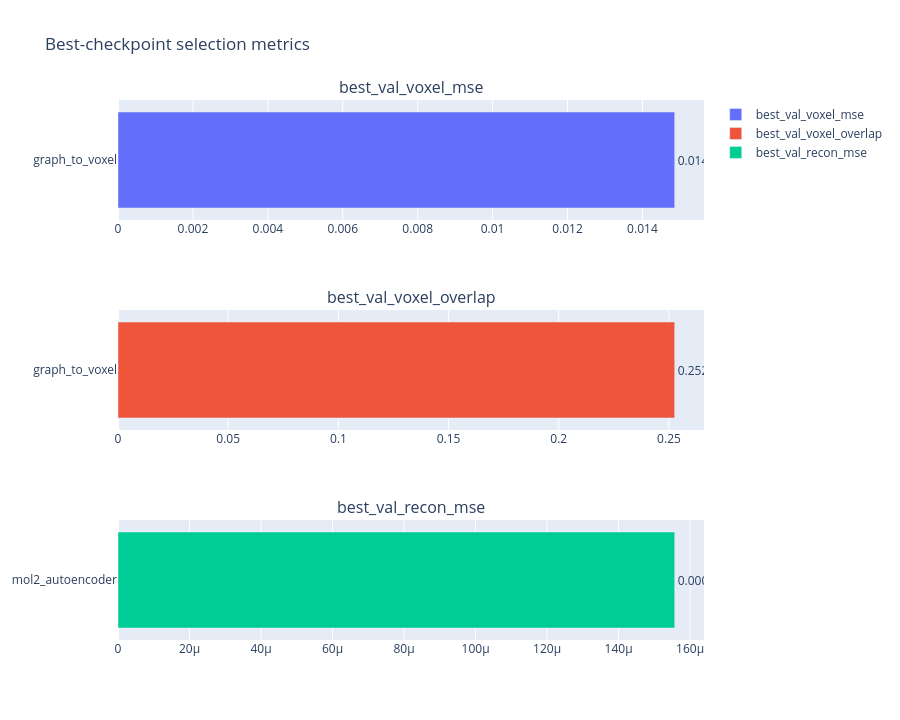

This figure's notebook cell:
### Code cell
def plot_best_checkpoint_metrics() -> go.Figure:
    summary = summarize_current_training_state()
    if summary.empty:
        raise ValueError('No summary artifacts found yet.')

    metric_candidates = [c for c in ['best_val_voxel_mse', 'best_val_voxel_overlap', 'best_val_recon_mse'] if c in summary.columns]
    metric_candidates = [c for c in metric_candidates if summary[c].notna().any()]
    if not metric_candidates:
        raise ValueError('No best-checkpoint metrics available yet.')

    fig = make_subplots(rows=len(metric_candidates), cols=1, subplot_titles=metric_candidates)
    for row_idx, metric in enumerate(metric_candidates, start=1):
        sub = summary[['run_name', metric]].dropna().sort_values(metric)
        fig.add_trace(
            go.Bar(x=sub[metric], y=sub['run_name'], orientation='h', text=np.round(sub[metric], 6), textposition='outside', name=metric),
            row=row_idx,
            col=1,
        )
    fig.update_layout(height=max(320, 240 * len(metric_candidates)), title='Best-checkpoint selection metrics')
    return fig


safe_show('plot_best_checkpoint_metrics', lambda: plot_best_checkpoint_metrics())

### Figure 1 — Plotly figure (JSON) as saved in the notebook; plotly's stock layout.template omitted (floating-point values rounded to 4 significant figures)
{"data": [{"name": "best_val_voxel_mse", "orientation": "h", "text": [0.01486], "textposition": "outside", "type": "bar", "x": [0.01486], "xaxis": "x", "y": ["graph_to_voxel"], "yaxis": "y"}, {"name": "best_val_voxel_overlap", "orientation": "h", "text": [0.2526], "textposition": "outside", "type": "bar", "x": [0.2526], "xaxis": "x2", "y": ["graph_to_voxel"], "yaxis": "y2"}, {"name": "best_val_recon_mse", "orientation": "h", "text": [0.000156], "textposition": "outside", "type": "bar", "x": [0.0001557], "xaxis": "x3", "y": ["mol2_autoencoder"], "yaxis": "y3"}], "layout": {"annotations": [{"font": {"size": 16}, "showarrow": false, "text": "best_val_voxel_mse", "x": 0.5, "xanchor": "center", "xref": "paper", "y": 1, "yanchor": "bottom", "yref": "paper"}, {"font": {"size": 16}, "showarrow": false, "text": "best_val_voxel_overlap", "x": 0.5, "xanchor": "center", "xref": "paper", "y": 0.6111, "yanchor": "bottom", "yref": "paper"}, {"font": {"size": 16}, "showarrow": false, "text": "best_val_recon_mse", "x": 0.5, "xanchor": "center", "xref": "paper", "y": 0.2222, "yanchor": "bottom", "yref": "paper"}], "height": 720, "title": {"text": "Best-checkpoint selection metrics"}, "xaxis": {"anchor": "y", "domain": [0, 1]}, "xaxis2": {"anchor": "y2", "domain": [0, 1]}, "xaxis3": {"anchor": "y3", "domain": [0, 1]}, "yaxis": {"anchor": "x", "domain": [0.7778, 1]}, "yaxis2": {"anchor": "x2", "domain": [0.3889, 0.6111]}, "yaxis3": {"anchor": "x3", "domain": [0, 0.2222]}}}
